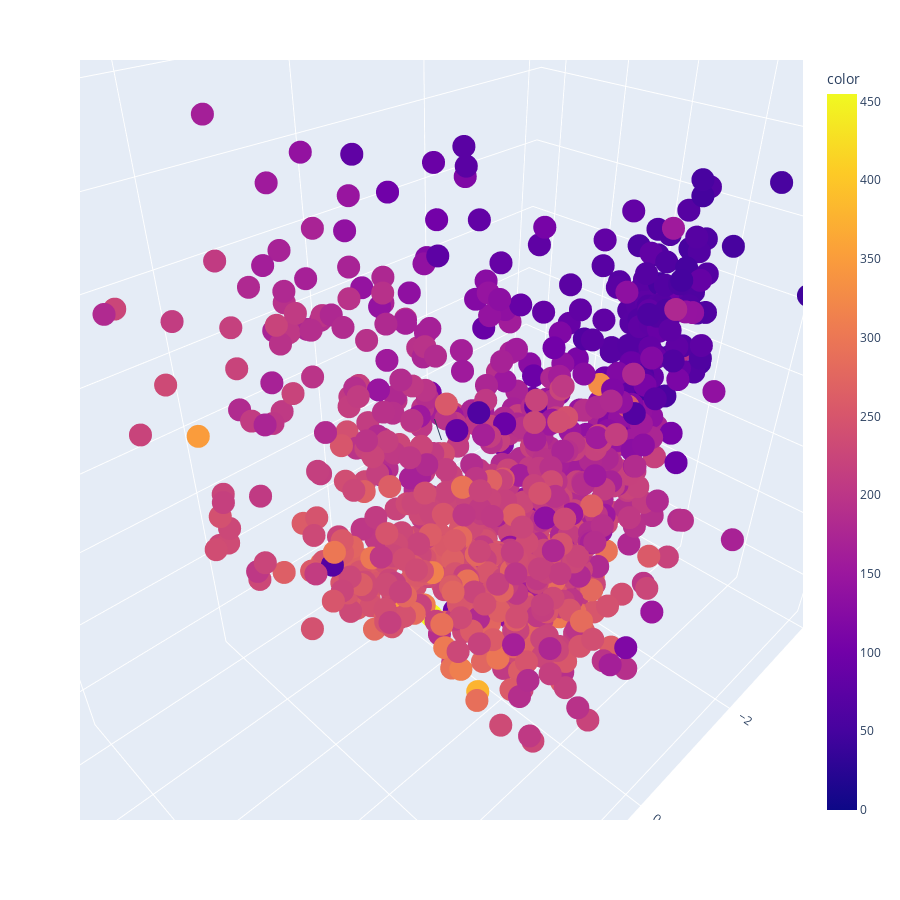

The notebook cell saved with this chart:
### Code cell
# Représentation dynamique en 3D  des axes factorielles en fonction de le consommation d'energie median
var = pca.explained_variance_ratio_.sum() # variance expliquée
# Plot de la figure
fig = px.scatter_3d(data_frame=result[['PCA0','PCA1','PCA2']], x = 'PCA0', y='PCA1', z='PCA2',
                   color=result['consommation_energie_median'],width=900,height=900)
fig.add_annotation()
fig.show()

### Figure 1 — Plotly figure (JSON) as saved in the notebook; plotly's stock layout.template omitted (floating-point values rounded to 4 significant figures; data arrays with more than 128 entries replaced by an {"elided": "..."} marker saying what was removed)
{"data": [{"hovertemplate": "PCA0=%{x}<br>PCA1=%{y}<br>PCA2=%{z}<br>color=%{marker.color}<extra></extra>", "legendgroup": "", "marker": {"color": {"elided": "1002 float values"}, "coloraxis": "coloraxis", "symbol": "circle"}, "mode": "markers", "name": "", "scene": "scene", "showlegend": false, "type": "scatter3d", "x": {"elided": "1002 float values"}, "y": {"elided": "1002 float values"}, "z": {"elided": "1002 float values"}}], "layout": {"annotations": [{}], "coloraxis": {"colorbar": {"title": {"text": "color"}}, "colorscale": [[0, "#0d0887"], [0.1111, "#46039f"], [0.2222, "#7201a8"], [0.3333, "#9c179e"], [0.4444, "#bd3786"], [0.5556, "#d8576b"], [0.6667, "#ed7953"], [0.7778, "#fb9f3a"], [0.8889, "#fdca26"], [1, "#f0f921"]]}, "height": 900, "legend": {"tracegroupgap": 0}, "margin": {"t": 60}, "scene": {"aspectmode": "auto", "aspectratio": {"x": 1.249, "y": 0.7372, "z": 1.086}, "camera": {"center": {"x": 0, "y": 0, "z": 0}, "eye": {"x": 0.7398, "y": 0.7398, "z": 0.7398}, "projection": {"type": "perspective"}, "up": {"x": -0.002516, "y": 0.002522, "z": 1.0}}, "domain": {"x": [0, 1], "y": [0, 1]}, "xaxis": {"title": {"text": "PCA0"}, "type": "linear"}, "yaxis": {"title": {"text": "PCA1"}, "type": "linear"}, "zaxis": {"title": {"text": "PCA2"}, "type": "linear"}}, "width": 900}}
